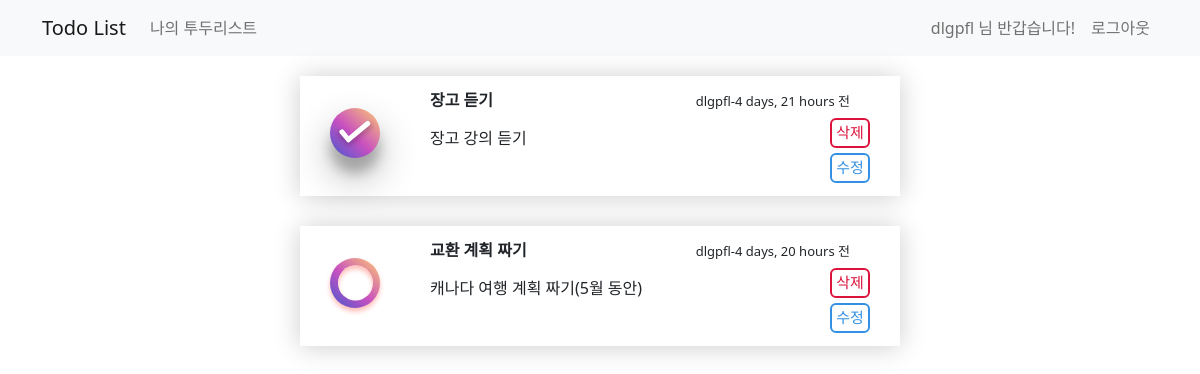
The page /todo/mytodo (signed in) on the database as committed earlier.
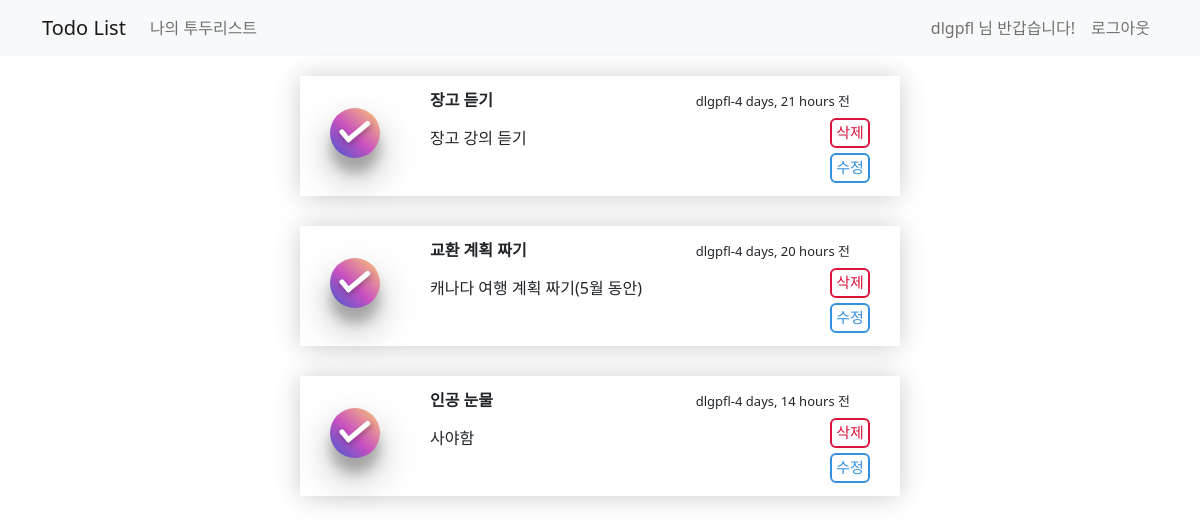
The same page on the database as committed later.
### todo/models.py (models this page shows)
class todoModel(models.Model):
    class Meta:
        db_table = "todo"
    author = models.ForeignKey(UserModel, on_delete=models.CASCADE)
    content = models.CharField(max_length=256)
    title = models.CharField(max_length=256, default='')
    created_at = models.DateTimeField(auto_now_add=True)
    updated_at = models.DateTimeField(auto_now=True)
    is_completed = models.BooleanField(default=False)

### user/models.py (models this page shows)
class UserModel(AbstractUser):
    class Meta:
        db_table = "my_user"
    email = models.CharField(max_length=256, default='')
    profile = models.ImageField(upload_to="images/", null=True, blank=True)

### todo/views.py (the view)
# urls.py: path('todo/mytodo', views.my_todolist, name='my-todolist'),
@login_required
def my_todolist(request):
    user = request.user
    my_todolist = todoModel.objects.all().filter(author=user)
    return render(request, 'todo/my_todolist.html', {'my_todolist': my_todolist})

### templates/todo/my_todolist.html (shortened to what this page needs)
{% extends 'base.html' %}
{% block content %}
    <div class="container timeline-container">
        <div class="form-row">
            {% for todo in my_todolist %}
                <div class="card_write" style="top: 50px">
                    <div class="button-container"
                         style="width: 40px; height: 30px; float: right; display: flex; justify-content: flex-end; margin-top: 10px; flex-direction: column; margin-top: 45px">
                        {% if todo.author == user %}
                            <div style="width: 40px; height: 30px; float: right; display: flex; justify-content: flex-end;">
                                <a href="/todo/delete/{{ todo.id }}">
                                    <de_button style="--color: crimson">삭제</de_button>
                                </a>
                            </div>
                        {% endif %}
                        <div style="width: 40px; height: 30px; float: right; display: flex; justify-content: flex-end; margin-top: 5px">
                            <a href="/todo/mytodo/update/{{ todo.id }}">
                                <de_button style="--color: #3490e2">수정</de_button>
                            </a>
                        </div>
                    </div>
                    {% if todo.author == user %}
                        <form action="check/{{ todo.id }}" method="post">
                            {% if todo.is_completed == False %}
                                <div class="checkbox-wrapper"
                                     style="width: 20px; height: 50px; float: left; display: flex; justify-content: flex-end; flex-direction: column;">
                                    <label for="{{ todo.content }}">
                                        <div class="tick_mark"></div>
                                    </label>
                                </div>
                            {% else %}
                                <div class="checkbox-wrapper"
                                     style="width: 20px; height: 50px; float: left; display: flex; justify-content: flex-end; flex-direction: column;">
                                    <label for="{{ todo.content }}">
                                        <div class="tick_mark"></div>
                                    </label>
                                </div>
                            {% endif %}
                        </form>
                    {% endif %}
                    <div class="card_load_extreme_title">{{ todo.title }}</div>
                    <div class="card_load_extreme_descripion">{{ todo.content }}</div>
                    <div style="text-align: right">
                        <span style="font-size: small">{{ todo.author.username }}-{{ todo.created_at|timesince }} 전</span>
                    </div>
                </div>
            {% endfor %}
        </div>
    </div>
{% endblock %}

Rows that differ between the two databases and show on the page:
changed todoModel "교환 계획 짜기": is_completed False → True (drawn)
added todoModel: title "인공 눈물", content "사야함", author.username "dlgpfl", created_at "4 days, 14 hours"
